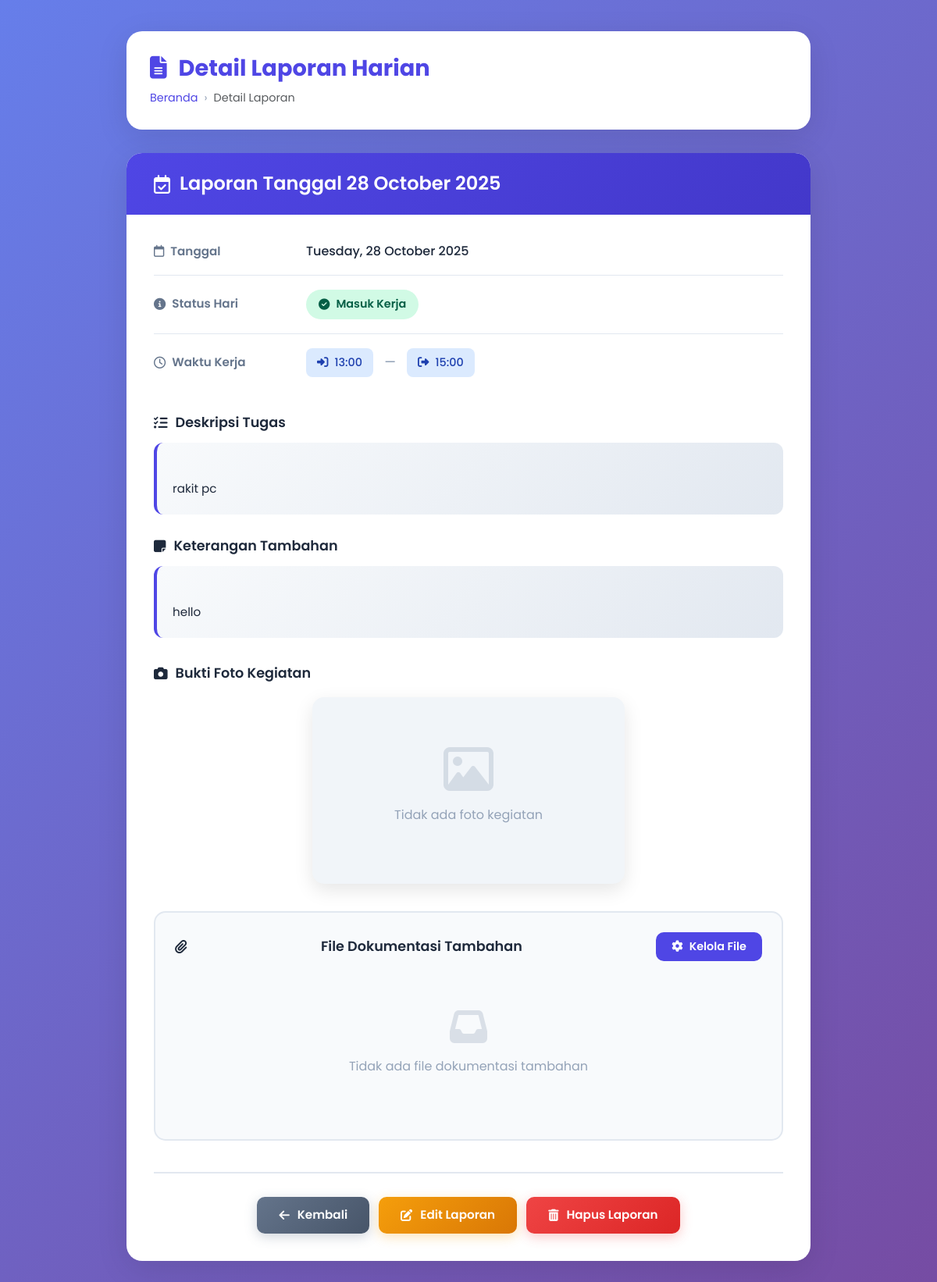
/view_log.php?id=26 (signed in), run on the app's committed database.
### tables this page shows
CREATE TABLE `internship_log` (
  `id` int(11) NOT NULL,
  `tanggal` date NOT NULL,
  `status_hari` enum('Masuk Kerja','Sakit','Izin/Libur Resmi','Cuti Pribadi') NOT NULL,
  `waktu_mulai` time DEFAULT NULL,
  `waktu_selesai` time DEFAULT NULL,
  `deskripsi_tugas` text DEFAULT NULL,
  `bukti_foto` varchar(255) DEFAULT NULL,
  `keterangan` text DEFAULT NULL,
  `created_at` timestamp NOT NULL DEFAULT current_timestamp()
);

### view_log.php (the view, shortened to what this page needs)
<?php
include 'db_connect.php';
$id = intval($_GET['id']);
$result = mysqli_query($conn, "SELECT * FROM internship_log WHERE id = $id");
$data = mysqli_fetch_assoc($result);
$fotoPath = '';
$files_result = mysqli_query($conn, "SELECT * FROM dokumentasi WHERE log_id = $id ORDER BY upload_date DESC");
?>
<!DOCTYPE html>
<html lang="id">
<head>
    <link rel="stylesheet" href="https://cdnjs.cloudflare.com/ajax/libs/bootstrap/5.3.3/css/bootstrap.min.css">
    <link rel="stylesheet" href="https://cdnjs.cloudflare.com/ajax/libs/font-awesome/6.4.0/css/all.min.css">
</head>
<body>
    <div class="container">
        <div class="header-card">
            <h1>
                <i class="fas fa-file-alt"></i>
                Detail Laporan Harian
            </h1>
            <nav aria-label="breadcrumb">
                <ol class="breadcrumb">
                    <li class="breadcrumb-item"><a href="index.php" style="color: var(--primary); text-decoration: none;">Beranda</a></li>
                    <li class="breadcrumb-item active">Detail Laporan</li>
                </ol>
            </nav>
        </div>
        <div class="detail-card">
            <div class="detail-header">
                <h2>
                    <i class="far fa-calendar-check"></i>
                    Laporan Tanggal <?= date('d F Y', strtotime($data['tanggal'])) ?>
                </h2>
            </div>
            <div class="detail-body">
                <div class="info-section">
                    <div class="info-row">
                        <div class="info-label">
                            <i class="far fa-calendar"></i>
                            Tanggal
                        </div>
                        <div class="info-value">
                            <?= date('l, d F Y', strtotime($data['tanggal'])) ?>
                        </div>
                    </div>
                    <div class="info-row">
                        <div class="info-label">
                            <i class="fas fa-info-circle"></i>
                            Status Hari
                        </div>
                        <div class="info-value">
                            <?php
                            $statusClass = 'status-masuk';
                            $statusIcon = 'fa-check-circle';
                            ?>
                            <span class="status-badge <?= $statusClass ?>">
                                <i class="fas <?= $statusIcon ?>"></i>
                                <?= htmlspecialchars($data['status_hari']) ?>
                            </span>
                        </div>
                    </div>
                    <?php if (!empty($data['waktu_mulai']) && !empty($data['waktu_selesai'])): ?>
                    <div class="info-row">
                        <div class="info-label">
                            <i class="far fa-clock"></i>
                            Waktu Kerja
                        </div>
                        <div class="info-value">
                            <span class="time-badge">
                                <i class="fas fa-sign-in-alt"></i>
                                <?= date('H:i', strtotime($data['waktu_mulai'])) ?>
                            </span>
                            <span style="margin: 0 10px; color: #94a3b8;">—</span>
                            <span class="time-badge">
                                <i class="fas fa-sign-out-alt"></i>
                                <?= date('H:i', strtotime($data['waktu_selesai'])) ?>
                            </span>
                        </div>
                    </div>
                    <?php endif; ?>
                </div>
                <div class="desc-section">
                    <h3>
                        <i class="fas fa-tasks"></i>
                        Deskripsi Tugas
                    </h3>
                    <div class="desc-box">
                        <?= nl2br(htmlspecialchars($data['deskripsi_tugas'])) ?>
                    </div>
                </div>
                <div class="desc-section">
                    <h3>
                        <i class="fas fa-sticky-note"></i>
                        Keterangan Tambahan
                    </h3>
                    <div class="desc-box">
                        <?php if(!empty($data['keterangan'])): ?>
                            <?= nl2br(htmlspecialchars($data['keterangan'])) ?>
                        <?php else: ?>
                            <span class="empty-note">Tidak ada keterangan tambahan</span>
                        <?php endif; ?>
                    </div>
                </div>
                <div class="photo-section">
                    <h3>
                        <i class="fas fa-camera"></i>
                        Bukti Foto Kegiatan
                    </h3>
                    <?php if (!empty($fotoPath)): ?>
                        <div class="photo-container" onclick="openModal()">
                            <img src="<?= htmlspecialchars($fotoPath) ?>" alt="Bukti Foto Kegiatan" id="mainPhoto">
                        </div>
                    <?php else: ?>
                        <div class="photo-container">
                            <div class="no-photo">
                                <i class="far fa-image"></i>
                                <p>Tidak ada foto kegiatan</p>
                            </div>
                        </div>
                    <?php endif; ?>
                </div>
                <div class="files-section">
                    <h3>
                        <i class="fas fa-paperclip"></i>
                        File Dokumentasi Tambahan
                        <a href="manage_files.php?log_id=<?= $data['id'] ?>" class="btn-manage-files">
                            <i class="fas fa-cog"></i>
                            Kelola File
                        </a>
                    </h3>
                    <?php if (mysqli_num_rows($files_result) > 0): ?>
                        <?php while ($file = mysqli_fetch_assoc($files_result)): ?>
                            <?php
                            $icon_class = 'icon-other';
                            $icon = 'fa-file';
                            switch($file['file_type']) {
                                case 'pdf':
                                    $icon_class = 'icon-pdf';
                                    $icon = 'fa-file-pdf';
                                    break;
                                case 'doc':
                                case 'docx':
                                    $icon_class = 'icon-doc';
                                    $icon = 'fa-file-word';
                                    break;
                                case 'xls':
                                case 'xlsx':
                                    $icon_class = 'icon-xls';
                                    $icon = 'fa-file-excel';
                                    break;
                                case 'ppt':
                                case 'pptx':
                                    $icon_class = 'icon-ppt';
                                    $icon = 'fa-file-powerpoint';
                                    break;
                                case 'jpg':
                                case 'jpeg':
                                case 'png':
                                    $icon_class = 'icon-img';
                                    $icon = 'fa-file-image';
                                    break;
                                case 'zip':
                                case 'rar':
                                    $icon_class = 'icon-zip';
                                    $icon = 'fa-file-zipper';
                                    break;
                            }
                            $file_size = file_exists($file['file_path']) ? filesize($file['file_path']) : 0;
                            $file_size_kb = round($file_size / 1024, 2);
                            ?>
                            <div class="file-item">
                                <div class="file-icon <?= $icon_class ?>">
                                    <i class="fas <?= $icon ?>"></i>
                                </div>
                                <div class="file-info">
                                    <div class="file-name"><?= htmlspecialchars($file['file_name']) ?></div>
                                    <div class="file-meta">
                                        <?= strtoupper($file['file_type']) ?> • <?= $file_size_kb ?> KB •
                                        <?= date('d/m/Y H:i', strtotime($file['upload_date'])) ?>
                                    </div>
                                </div>
                                <a href="<?= $file['file_path'] ?>" class="btn-download-file" download>
                                    <i class="fas fa-download"></i> Download
                                </a>
                            </div>
                        <?php endwhile; ?>
                    <?php else: ?>
                        <div class="empty-files">
                            <i class="fas fa-inbox"></i>
                            <p>Tidak ada file dokumentasi tambahan</p>
                        </div>
                    <?php endif; ?>
                </div>
                <div class="action-section">
                    <a href="index.php" class="btn-action btn-back">
                        <i class="fas fa-arrow-left"></i>
                        Kembali
                    </a>
                    <a href="edit_log.php?id=<?= $data['id'] ?>" class="btn-action btn-edit">
                        <i class="fas fa-edit"></i>
                        Edit Laporan
                    </a>
                    <button onclick="confirmDelete(<?= $data['id'] ?>)" class="btn-action btn-delete">
                        <i class="fas fa-trash-alt"></i>
                        Hapus Laporan
                    </button>
                </div>
            </div>
        </div>
    </div>
</body>
</html>

### data on the page
internship_log: tanggal "28 October 2025", tanggal "Tuesday, 28 October 2025", status_hari "Masuk Kerja", waktu_mulai "13:00", waktu_selesai "15:00", deskripsi_tugas "rakit pc", keterangan "hello"
